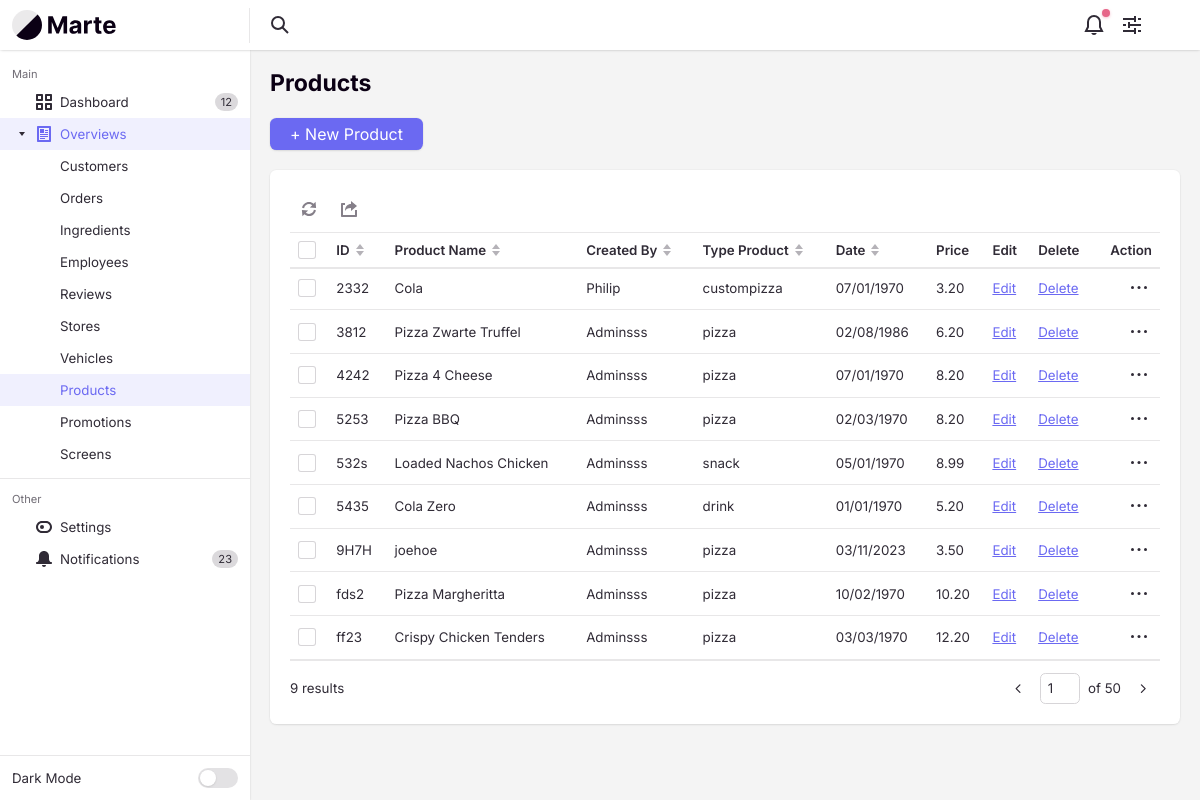
The app's page /ProductController/overview/ with its own data.
### tables this page shows
CREATE TABLE `products` (
  `productId` varchar(4) NOT NULL,
  `productOwner` varchar(4) NOT NULL,
  `productName` varchar(255) NOT NULL,
  `productPrice` decimal(6,2) NOT NULL,
  `productType` enum('pizza','drink','coupon','snack','custompizza') NOT NULL,
  `productPath` varchar(255) NOT NULL,
  `productIsActive` tinyint(1) NOT NULL DEFAULT 1,
  `productCreateDate` int(10) NOT NULL,
  `productDescription` text DEFAULT NULL
);

CREATE TABLE `customers` (
  `customerId` varchar(4) NOT NULL,
  `customerFirstName` varchar(255) NOT NULL,
  `customerLastName` varchar(255) NOT NULL,
  `customerStreetName` varchar(255) NOT NULL,
  `customerZipCode` varchar(10) NOT NULL,
  `customerCity` varchar(50) NOT NULL,
  `customerEmail` varchar(255) NOT NULL,
  `customerPhone` varchar(255) NOT NULL,
  `customerType` enum('member','guest','admin') NOT NULL,
  `customerIsActive` tinyint(1) NOT NULL DEFAULT 1,
  `customerCreateDate` int(10) NOT NULL
);

### app/controllers/ProductController.php (called while the page is built, shortened)
<?php
class ProductController extends Controller
{
    private $productModel;
    public function __construct()
    {
        $this->productModel = $this->model('ProductModel');
    }
    public function overview()
    {
        $products = $this->productModel->getProducts();
        $countProducts = count($this->productModel->getProducts());
        $data = [
            'products' => $products,
            'countProducts' => $countProducts
        ];
        $this->view('backend/products/overview', $data);
    }
}

### app/libraries/Core.php (called while the page is built, shortened)
<?php
class Core
{
    protected $currentMethod = 'index';
    public function __construct()
    {
        $url = $this->getUrl();
        $this->currentController = new $this->currentController();
        if (isset($url[1])) {
            if (method_exists($this->currentController, $url[1])) {
                $this->currentMethod = $url[1];
            } else if (!empty($url[1])) {
                require APPROOT . '/views/includes/404.php';
                exit;
            }
        }
        $this->params = $url ? [$url[2]] : [];
        call_user_func_array([$this->currentController, $this->currentMethod], $this->params);
    }
    public function getUrl()
    {
        $incoming = $_SERVER['REQUEST_URI'];
        $incoming = str_replace("/pizzapalacebackend/", "", $incoming);
        $incoming = trim($incoming, "/");
        $url = filter_var($incoming, FILTER_SANITIZE_URL);
        $url = explode('/', $url);
        $urlController = $url[0];
        $urlAction = "";
        if (array_key_exists(1, $url)) {
            $urlAction = explode('?', $url[1])[0];
        }
        $urlSlug = $url;
        $output = [$urlController, $urlAction, $urlSlug];
        return $output;
    }
}

### app/require.php (called while the page is built, shortened)
<?php
  require_once 'libraries/Core.php';
  require_once 'libraries/Controller.php';
  require_once 'libraries/Database.php';
  $init = new Core();

### public/index.php (called while the page is built)
<?php
  require_once '../app/require.php';
?>

### app/libraries/Database.php (called while the page is built, shortened)
<?php
  class Database {
    private $dbHost = DB_HOST;
    private $dbUser = DB_USER;
    private $dbPass = DB_PASS;
    private $dbName = DB_NAME;
    private $statement;
    private $dbHandler;
    public function __construct()
    {
      $conn = 'mysql:host=' . $this->dbHost . ";dbname=" . $this->dbName;
      $options = array(
        PDO::ATTR_PERSISTENT => true,
        PDO::ATTR_ERRMODE => PDO::ERRMODE_EXCEPTION,
        PDO::ATTR_EMULATE_PREPARES => false
      );
      try
      {
        $this->dbHandler = new PDO($conn, $this->dbUser, $this->dbPass, $options);
      }
      catch(PDOException $e) {
        $this->error = $e->getMessage();
        echo $this->error;
      }
    }
    public function query($sql) {
      $this->statement = $this->dbHandler->prepare($sql);
    }
    public function execute() {
      return $this->statement->execute();
    }
    public function resultSet() {
      $this->execute();
      return $this->statement->fetchAll(PDO::FETCH_OBJ);
    }
  }
?>

### app/models/ProductModel.php (called while the page is built, shortened)
<?php
class ProductModel
{
    private $db;
    public function __construct()
    {
        $this->db = new Database();
    }
    public function getProducts()
    {
        $this->db->query("SELECT p.productId,
                                 p.productOwner,
                                 p.productName,
                                 p.productPrice,
                                 p.productType,
                                 p.productCreatedate,
                                 c.customerFirstname
                                 FROM products as p
                                 INNER JOIN customers as c ON p.productOwner = c.customerId
                                 WHERE productIsActive = 1");
        return $this->db->resultSet();
    }
}

### app/views/backend/products/overview.php (the view, shortened to what this page needs)
<?php require APPROOT . '/views/includes/head.php'; ?>
<div class="margin-bottom-md">
    <h1 class="text-lg">Products</h1>
</div>
<div class="margin-bottom-md">
    <div class="flex flex-wrap gap-sm items-center justify-between">
        <a class="btn btn--primary" href="<?= URLROOT ?>ProductController/create">+ New Product</a>
    </div>
</div>
<div class="bg radius-md padding-md inner-glow shadow-xs">
    <div class="int-table-actions padding-bottom-xxxs border-bottom border-alpha" data-table-controls="interactive-table-1">
        <menu class="menu-bar js-int-table-actions__no-items-selected js-menu-bar">
            <li class="menu-bar__item " role="menuitem">
            </li>
            <li class="menu-bar__item " role="menuitem">
                <svg class="icon menu-bar__icon" aria-hidden="true" viewBox="0 0 16 16">
                    <g>
                        <path d="M15,16H1c-0.6,0-1-0.4-1-1V3c0-0.6,0.4-1,1-1h3v2H2v10h12V9h2v6C16,15.6,15.6,16,15,16z"></path>
                        <path d="M10,3c-3.2,0-6,2.5-6,7c1.1-1.7,2.4-3,6-3v3l6-5l-6-5V3z"></path>
                    </g>
                </svg>
            </li>
        </menu>
    </div>
    <div id="interactive-table-1" class="int-table text-sm js-int-table">
        <div class="int-table__inner">
            <table class="int-table__table" aria-label="Interactive table example">
                <thead class="int-table__header js-int-table__header">
                    <tr class="int-table__row">
                        <td class="int-table__cell">
                            <div class="custom-checkbox int-table__checkbox">
                                <div class="custom-checkbox__control" aria-hidden="true"></div>
                            </div>
                        </td>
                        <th class="int-table__cell int-table__cell--th int-table__cell--sort js-int-table__cell--sort">
                            <div class="flex items-center">
                                <span>ID</span>
                                <svg class="icon icon--xxs margin-left-xxxs int-table__sort-icon" aria-hidden="true" viewBox="0 0 12 12">
                                    <polygon class="arrow-up" points="6 0 10 5 2 5 6 0" />
                                    <polygon class="arrow-down" points="6 12 2 7 10 7 6 12" />
                                </svg>
                            </div>
                        </th>
                        <th class="int-table__cell int-table__cell--th int-table__cell--sort js-int-table__cell--sort">
                            <div class="flex items-center">
                                <span>Product Name</span>
                                <svg class="icon icon--xxs margin-left-xxxs int-table__sort-icon" aria-hidden="true" viewBox="0 0 12 12">
                                    <polygon class="arrow-up" points="6 0 10 5 2 5 6 0" />
                                    <polygon class="arrow-down" points="6 12 2 7 10 7 6 12" />
                                </svg>
                            </div>
                        </th>
                        <th class="int-table__cell int-table__cell--th int-table__cell--sort js-int-table__cell--sort">
                            <div class="flex items-center">
                                <span>Created By</span>
                                <svg class="icon icon--xxs margin-left-xxxs int-table__sort-icon" aria-hidden="true" viewBox="0 0 12 12">
                                    <polygon class="arrow-up" points="6 0 10 5 2 5 6 0" />
                                    <polygon class="arrow-down" points="6 12 2 7 10 7 6 12" />
                                </svg>
                            </div>
                        </th>
                        <th class="int-table__cell int-table__cell--th int-table__cell--sort js-int-table__cell--sort">
                            <div class="flex items-center">
                                <span>Type Product</span>
                                <svg class="icon icon--xxs margin-left-xxxs int-table__sort-icon" aria-hidden="true" viewBox="0 0 12 12">
                                    <polygon class="arrow-up" points="6 0 10 5 2 5 6 0" />
                                    <polygon class="arrow-down" points="6 12 2 7 10 7 6 12" />
                                </svg>
                            </div>
                        </th>
                        <th class="int-table__cell int-table__cell--th int-table__cell--sort js-int-table__cell--sort" data-date-format="dd-mm-yyyy">
                            <div class="flex items-center">
                                <span>Date</span>
                                <svg class="icon icon--xxs margin-left-xxxs int-table__sort-icon" aria-hidden="true" viewBox="0 0 12 12">
                                    <polygon class="arrow-up" points="6 0 10 5 2 5 6 0" />
                                    <polygon class="arrow-down" points="6 12 2 7 10 7 6 12" />
                                </svg>
                            </div>
                        </th>
                        <th class="int-table__cell int-table__cell--th text-left">Price</th>
                        <th class="int-table__cell int-table__cell--th text-left">
                            Edit
                        </th>
                        <th class="int-table__cell int-table__cell--th text-left">
                            Delete
                        </th>
                        <th class="int-table__cell int-table__cell--th text-right">Action</th>
                    </tr>
                </thead>
                <tbody class="int-table__body js-int-table__body">
                    <?php foreach ($data['products'] as $product) : ?>
                        <tr class="int-table__row">
                            <th class="int-table__cell" scope="row">
                                <div class="custom-checkbox int-table__checkbox">
                                    <div class="custom-checkbox__control" aria-hidden="true"></div>
                                </div>
                            </th>
                            <td class="int-table__cell"><?= $product->productId ?></td>
                            <td class="int-table__cell"><?= $product->productName ?></td>
                            <td class="int-table__cell"><?= $product->customerFirstname ?></td>
                            <td class="int-table__cell text-truncate max-width-xxxxs"><?= $product->productType ?></td>
                            <td class="int-table__cell"><?= date('d/m/Y', $product->productCreatedate) ?></td>
                            <td class="int-table__cell"><?= $product->productPrice ?></td>
                            <td class="int-table__cell"><a href="<?= URLROOT ?>ProductController/update/<?= $product->productId ?>">Edit</a></td>
                            <td class="int-table__cell"><a href="<?= URLROOT ?>ProductController/delete/<?= $product->productId ?>">Delete</a></td>
                            <td class="int-table__cell">
                                <button class="reset int-table__menu-btn margin-left-auto js-tab-focus" data-label="Edit row" aria-controls="menu-example">
                                    <svg class="icon" viewBox="0 0 16 16">
                                        <circle cx="8" cy="7.5" r="1.5" />
                                        <circle cx="1.5" cy="7.5" r="1.5" />
                                        <circle cx="14.5" cy="7.5" r="1.5" />
                                    </svg>
                                </button>
                            </td>
                        </tr>
                    <?php endforeach ?>
                </tbody>
            </table>
        </div>
    </div>
    <div class="flex items-center justify-between padding-top-sm">
        <p class="text-sm"><?= $data['countProducts'] ?> results</p>
        <nav class="pagination text-sm" aria-label="Pagination">
            <ul class="pagination__list flex flex-wrap gap-xxxs">
                <li>
                    <a href="#0" class="pagination__item">
                        <svg class="icon" viewBox="0 0 16 16">
                            <title>Go to previous page</title>
                            <g stroke-width="1.5" stroke="currentColor">
                                <polyline fill="none" stroke="currentColor" stroke-linecap="round" stroke-linejoin="round" stroke-miterlimit="10" points="9.5,3.5 5,8 9.5,12.5 "></polyline>
                            </g>
                        </svg>
                    </a>
                </li>
                <li>
                    <span class="pagination__jumper flex items-center">
                        <input aria-label="Page number" class="form-control" type="text" id="pageNumber" name="pageNumber" value="1">
                        <em>of 50</em>
                    </span>
                </li>
                <li>
                    <a href="#0" class="pagination__item">
                        <svg class="icon" viewBox="0 0 16 16">
                            <title>Go to next page</title>
                            <g stroke-width="1.5" stroke="currentColor">
                                <polyline fill="none" stroke="currentColor" stroke-linecap="round" stroke-linejoin="round" stroke-miterlimit="10" points="6.5,3.5 11,8 6.5,12.5 "></polyline>
                            </g>
                        </svg>
                    </a>
                </li>
            </ul>
        </nav>
    </div>
</div>
<?php require APPROOT . '/views/includes/footer.php'; ?>

### records on screen
products: productId "2332", productName "Cola", productOwner.customerFirstName "Philip", productType "custompizza", productCreateDate "07/01/1970", productPrice "3.20"
products: productId "3812", productName "Pizza Zwarte Truffel", productOwner.customerFirstName "Adminsss", productType "pizza", productCreateDate "02/08/1986", productPrice "6.20"
products: productId "4242", productName "Pizza 4 Cheese", productOwner.customerFirstName "Adminsss", productType "pizza", productCreateDate "07/01/1970", productPrice "8.20"
products: productId "5253", productName "Pizza BBQ", productOwner.customerFirstName "Adminsss", productType "pizza", productCreateDate "02/03/1970", productPrice "8.20"
products: productId "532s", productName "Loaded Nachos Chicken", productOwner.customerFirstName "Adminsss", productType "snack", productCreateDate "05/01/1970", productPrice "8.99"
products: productId "5435", productName "Cola Zero", productOwner.customerFirstName "Adminsss", productType "drink", productCreateDate "01/01/1970", productPrice "5.20"
products: productId "9H7H", productName "joehoe", productOwner.customerFirstName "Adminsss", productType "pizza", productCreateDate "03/11/2023", productPrice "3.50"
products: productId "fds2", productName "Pizza Margheritta", productOwner.customerFirstName "Adminsss", productType "pizza", productCreateDate "10/02/1970", productPrice "10.20"
products: productId "ff23", productName "Crispy Chicken Tenders", productOwner.customerFirstName "Adminsss", productType "pizza", productCreateDate "03/03/1970", productPrice "12.20"

### other values on screen
$data['countProducts'] "9"
